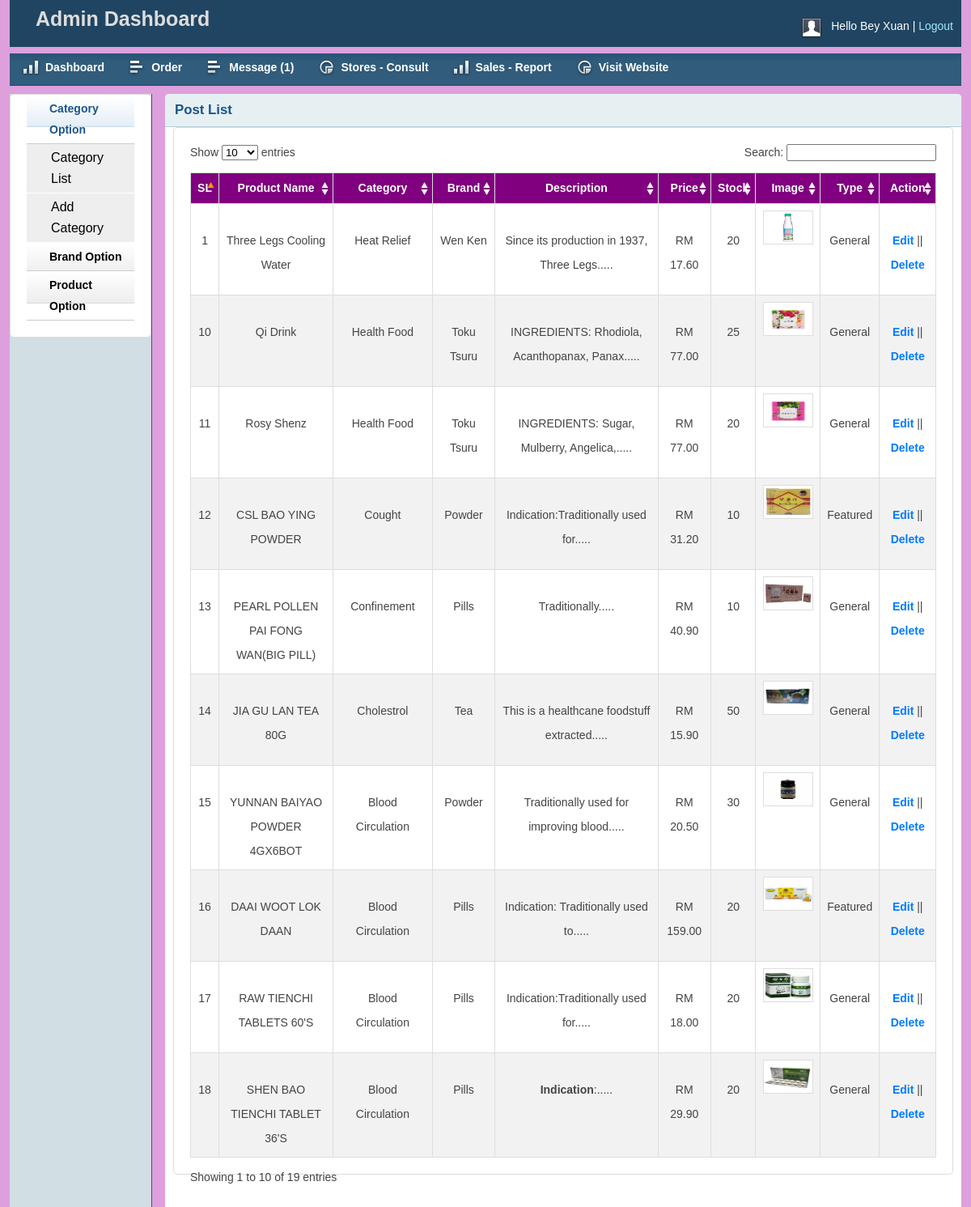
The page /admin/productlist.php (signed in) on the database its author committed.
### tables this page shows
CREATE TABLE `tbl_product` (
  `productId` int(11) NOT NULL,
  `productName` varchar(255) NOT NULL,
  `catId` int(11) NOT NULL,
  `brandId` int(11) NOT NULL,
  `body` text NOT NULL,
  `price` float(10,2) NOT NULL,
  `image` varchar(255) NOT NULL,
  `type` tinyint(4) NOT NULL DEFAULT 0,
  `stock` int(11) DEFAULT NULL
);

CREATE TABLE `tbl_category` (
  `catId` int(11) NOT NULL,
  `catName` varchar(255) NOT NULL
);

CREATE TABLE `tbl_brand` (
  `brandId` int(11) NOT NULL,
  `brandName` varchar(255) NOT NULL
);

### lib/Database.php (called while the page is built, shortened)
<?php
Class Database{
 public $host   = DB_HOST;
 public $user   = DB_USER;
 public $pass   = DB_PASS;
 public $dbname = DB_NAME;
 public $link;
private function connectDB(){
 $this->link = new mysqli($this->host, $this->user, $this->pass,
  $this->dbname);
 }
public function select($query){
  $result = $this->link->query($query) or
   die($this->link->error.__LINE__);
  if($result->num_rows > 0){
    return $result;
  } else {
    return false;
  }
 }
}

### classess/Product.php (called while the page is built, shortened)
<?php
$filepath = realpath(dirname(__FILE__));
include_once ($filepath.'/../lib/Database.php');
include_once ($filepath.'/../helpers/Formate.php');
?>
<?php
class Product{
private $db;
	public function __construct()
	{
		$this->db = new Database();
	}
public function getAllProduct(){
$query = "SELECT p.*,c.catName,b.brandName
FROM tbl_product as p,tbl_category as c, tbl_brand as b
WHERE p.catId = c.catId AND p.brandId = b.brandId
ORDER BY p.productId DESC";
	$result = $this->db->select($query);
	return $result;
}
}
?>

### helpers/Formate.php (called while the page is built, shortened)
<?php
class Format{
 public function textShorten($text, $limit = 400){
  $text = $text. " ";
  $text = substr($text, 0, $limit);
  $text = substr($text, 0, strrpos($text, ' '));
  $text = $text.".....";
  return $text;
 }
}
?>

### admin/productlist.php (the view, shortened to what this page needs)
<?php include 'inc/header.php';?>
<?php include 'inc/sidebar.php';?>
<?php include '../classess/Product.php';?>
<?php include_once '../helpers/Formate.php';?>
<?php
$pd = new Product();
$fm = new Format();
?>
<div class="grid_10">
    <div class="box round first grid">
        <h2>Post List</h2>
        <div class="block">
            <table class="data display datatable" id="example">
			<thead>
				<tr>
					<th>SL</th>
					<th>Product Name</th>
					<th>Category</th>
					<th>Brand</th>
					<th>Description</th>
					<th>Price</th>
					<th>Stock</th>
					<th>Image</th>
					<th>Type</th>
					<th>Action</th>
				</tr>
			</thead>
			<tbody>
				<?php
				$getPd = $pd->getAllProduct();
				if ($getPd) {
					$i = 0;
					while ($result = $getPd->fetch_assoc()) {
						$i++;
				?>
				<tr class="odd gradeX">
					<td><?php echo $i;?></td>
					<td><?php echo $result['productName'] ;?></td>
					<td><?php echo $result['catName'] ;?></td>
					<td><?php echo $result['brandName'] ;?></td>
					<td><?php echo $fm->textShorten($result['body'],50) ;?></td>
					<td>RM <?php echo $result['price'] ;?></td>
					<td> <?php echo $result['stock'] ;?></td>
					<td><img src="<?php echo $result['image'] ;?>" height="40px" width="60px" ></td>
					<td>
						<?php
						if ($result['type'] == 0) {
							echo "Featured";
						}else
						echo "General";
						?>
						</td>
					<td><a href="productedit.php?proid=<?php echo $result['productId'];?>">Edit</a> || <a onclick="return confirm('Are you sure to delete!')" href="?delpro=<?php echo $result['productId'];?>">Delete</a></td>
				</tr>
			<?php } } ?>
			</tbody>
		</table>
       </div>
    </div>
</div>
<?php include 'inc/footer.php';?>

### admin/css/text.css (style rules this page uses)
body { font: 13px/1.5 Tahoma, Helvetica, Arial, 'Liberation Sans', FreeSans, sans-serif; }
h2 { font-size: 23px; }
p, dl, hr, h1, h2, h3, h4, h5, h6, ol, ul, pre, table, address, fieldset { margin-bottom: 20px; }

### admin/css/grid.css (style rules this page uses)
.grid_1, .grid_2, .grid_3, .grid_4, .grid_5, .grid_6, .grid_7, .grid_8, .grid_9, .grid_10, .grid_11, .grid_12, .grid_13, .grid_14, .grid_15, .grid_16 { display: inline; float: left; margin-left: 1%; margin-right: 1%; }
.container_12 .grid_10 { width: 81.333%; }

### admin/css/layout.css (style rules this page uses)
body { background: #fff none repeat scroll 0 0; color: #444; font-size: 14px; padding: 0; }
a { color: #000; font-weight:bold; text-decoration: none; }
h1, h2, h3, h4, h5, h6 { line-height:1.2em; margin-bottom:.3em; }
h2 { margin-top:1em; }
.box { background:#fff; margin-bottom:20px; padding:10px 10px 10px 10px; margin-left:-8px; }
.box.grid { padding-bottom:40px; }
.box.round { -moz-border-radius: 5px 5px 0px 0px; -webkit-border-radius: 5px 5px 0px 0px; border-radius: 5px 5px 0px 0px; }
.box h2 { font-size:1.2em; font-weight:bold; color:#1B548D; background:#E6F0F3; margin:-10px -10px 0 -10px; padding:10px 12px; border-bottom:1px solid #B3CBD6; -moz-border-radius: 5px 5px 0px 0px; -webkit-border-radius: 5px 5px 0px 0px; border-radius: 5px 5px 0px 0px; }
.box.first { min-height: 406px; }
.block { padding-top:20px; }
p { margin-bottom:1em; }
.block { padding-bottom:1px; }
table.display { margin: 0 auto; clear: both; width: 100%; }
.sorting_asc { background: #8f8f8f url(../img/table/sort_asc.png) no-repeat center right; padding:8px 5px; text-align:left; color:#fff; }
.sorting { background:#8f8f8f url(../img/table/sort_both.png) no-repeat center right; padding:8px 5px; text-align:left; color:#fff; }
tr.odd { height: 30px; line-height: 30px; border-bottom:1px solid #e6e6e6; }
tr.even { height: 30px; line-height: 30px; border-bottom:1px solid #e6e6e6; }
tr.odd td, tr.even td { padding-left:5px; }

### admin/productlist.php (style rules this page uses)
table.data { width: 100%; border-collapse: collapse; }
table.data th, table.data td { border: 1px solid #ddd; padding: 8px; text-align: center; }
table.data th { background-color: purple; font-weight: bold; }
table.data tr:nth-child(even) { background-color: #f2f2f2; }
table.data img { max-width: 60px; max-height: 60px; border: 1px solid #ddd; }
table.data a { text-decoration: none; color: #007bff; }
.block { background-color: #fff; padding: 20px; border: 1px solid #ddd; border-radius: 5px; }

### rows shown on the page
tbl_product: productName "Three Legs Cooling Water", catId.catName "Heat Relief", brandId.brandName "Wen Ken", body "Since its production in 1937, Three Legs.....", price "17.60", stock "20", image (picture), type "General"
tbl_product: productName "Qi Drink", catId.catName "Health Food", brandId.brandName "Toku Tsuru", body "INGREDIENTS: Rhodiola, Acanthopanax, Panax.....", price "77.00", stock "25", image (picture), type "General"
tbl_product: productName "Rosy Shenz", catId.catName "Health Food", brandId.brandName "Toku Tsuru", body "INGREDIENTS: Sugar, Mulberry, Angelica,.....", price "77.00", stock "20", image (picture), type "General"
tbl_product: productName "CSL BAO YING POWDER", catId.catName "Cought", brandId.brandName "Powder", body "Indication:Traditionally used for.....", price "31.20", stock "10", image (picture), type "Featured"
tbl_product: productName "PEARL POLLEN PAI FONG WAN(BIG PILL)", catId.catName "Confinement", brandId.brandName "Pills", body "Traditionally.....", price "40.90", stock "10", image (picture), type "General"
tbl_product: productName "JIA GU LAN TEA 80G", catId.catName "Cholestrol", brandId.brandName "Tea", body "This is a healthcane foodstuff extracted.....", price "15.90", stock "50", image (picture), type "General"
tbl_product: productName "YUNNAN BAIYAO POWDER 4GX6BOT", catId.catName "Blood Circulation", brandId.brandName "Powder", body "Traditionally used for improving blood.....", price "20.50", stock "30", image (picture), type "General"
tbl_product: productName "DAAI WOOT LOK DAAN", catId.catName "Blood Circulation", brandId.brandName "Pills", body "Indication: Traditionally used to.....", price "159.00", stock "20", image (picture), type "Featured"
tbl_product: productName "RAW TIENCHI TABLETS 60'S", catId.catName "Blood Circulation", brandId.brandName "Pills", body "Indication:Traditionally used for.....", price "18.00", stock "20", image (picture), type "General"
tbl_product: productName "SHEN BAO TIENCHI TABLET 36'S", catId.catName "Blood Circulation", brandId.brandName "Pills", body "Indication :.....", price "29.90", stock "20", image (picture), type "General"

### other values the page prints
Session::get('adminName') "Bey Xuan"
$count "1"
